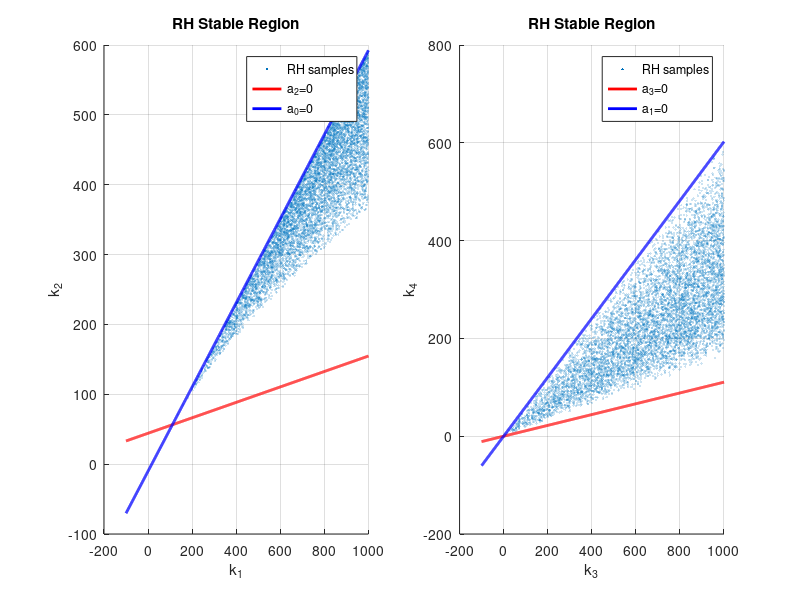

Write MATLAB code to recreate this figure.
clear; clc; close all;
addpath('simulation/', 'param/', 'model/');

N = 1000000; % Increased N since we are searching a much larger global volume

% =========================================================================
% 1. Global search region definition (adjust bounds as needed)
% =========================================================================
k1_min = -100; k1_max = 1000;
k2_min = -100; k2_max = 1000;
k3_min = -100; k3_max = 1000;
k4_min = -100; k4_max = 1000;

k1_rand = k1_min + (k1_max - k1_min) * rand(N, 1);       
k2_rand = k2_min + (k2_max - k2_min) * rand(N, 1);       
k3_rand = k3_min + (k3_max - k3_min) * rand(N, 1);         
k4_rand = k4_min + (k4_max - k4_min) * rand(N, 1);         

% =========================================================================
% 2. Mark the original "old linear constrained space" (for plotting comparison)
% =========================================================================
old_linear_mask = (k2_rand < (k1_rand - 16.68) / 1.66) & ...
                  (k2_rand > 0.1105 .* k1_rand + 44.23) & ...
                  (k3_rand > 1.66 .* k4_rand) & ...
                  (k4_rand > 0.1105 * k3_rand) & ...
                  (k1_rand <= 316.43); % Original k1 upper bound

% =========================================================================
% 3. Global Routh-Hurwitz stability criterion calculation
% =========================================================================
a3 = 0.5924 .* k4_rand - 0.06548 .* k3_rand;
a2 = 0.5924 .* k2_rand - 0.06548 .* k1_rand - 26.2 ;
a1 = 10.06 .* k3_rand - 16.7 .* k4_rand;
a0 = 10.06 .* k1_rand - 16.7 .* k2_rand - 167.8;

% Linear stability requires: all coefficients > 0, and cross-multiplication conditions met
cond_pos = (a3 > 0) & (a2 > 0) & (a1 > 0) & (a0 > 0);
cond1 = (a3 .* a2) > a1;
cond2 = (a3 .* a2 .* a1) > (a1.^2 + (a3.^2) .* a0);

% Final points satisfying linear stability in the entire space
final_valid = cond_pos & cond1 & cond2;

k1_final = k1_rand(final_valid);
k2_final = k2_rand(final_valid);
k3_final = k3_rand(final_valid);
k4_final = k4_rand(final_valid);
is_old_region_final = old_linear_mask(final_valid); % Mark which points are within the old region

disp(['Num linearly stable points found globally: ', num2str(length(k1_final))]);
disp(['Num of those within the old constraint region: ', num2str(sum(is_old_region_final))]);

figure('Position',[100 100 1200 500]);

%% k1-k2
subplot(1,2,1)
hold on

scatter(k1_final,k2_final,3,'filled',...
    'MarkerFaceAlpha',0.2)

k1_line = linspace(k1_min,k1_max,1000);

plot(k1_line,...
    (0.06548*k1_line+26.2)/0.5924,...
    'r','LineWidth',2)

plot(k1_line,...
    (10.06*k1_line-167.8)/16.7,...
    'b','LineWidth',2)

xlabel('k_1')
ylabel('k_2')
title('RH Stable Region')
legend('RH samples','a_2=0','a_0=0')
grid on
hold off

%% k3-k4
subplot(1,2,2)
hold on

scatter(k3_final,k4_final,3,'filled',...
    'MarkerFaceAlpha',0.2)

k3_line = linspace(k3_min,k3_max,1000);

plot(k3_line,...
    (0.06548/0.5924)*k3_line,...
    'r','LineWidth',2)

plot(k3_line,...
    (10.06/16.7)*k3_line,...
    'b','LineWidth',2)

xlabel('k_3')
ylabel('k_4')
title('RH Stable Region')
legend('RH samples','a_3=0','a_1=0')
grid on
hold off

return 

% =========================================================================
% 4. Nonlinear model verification (sample from globally stable points)
% =========================================================================
disp('Start nonlinear model verification...');
num_test = min(10000, length(k1_final)); 

if num_test == 0
    disp('No points passed the linear stability test. Please expand k_min/k_max bounds.');
    return;
end

rand_indices = randperm(length(k1_final), num_test);
k1_test = k1_final(rand_indices);
k2_test = k2_final(rand_indices);
k3_test = k3_final(rand_indices);
k4_test = k4_final(rand_indices);
is_old_region_test = is_old_region_final(rand_indices); % Record whether the test point belongs to the old region

nonlinear_stable_idx = false(num_test, 1);
z0 = [0.02 * pi/180; 0; 0; 0]; % Initial state
tspan = [0, 15];
par = LatParam();

for i = 1:num_test
    K = [k1_test(i), k3_test(i), k2_test(i), k4_test(i)];
    controller = @(t, z, par) -K * z;
    
    try
        [t_out, z_out] = ode45(@(t, z) LatModel(t, z, par, controller), tspan, z0);
        
        theta_out = z_out(:, 1);
        r_out = z_out(:, 3);
        max_theta = max(abs(theta_out));  
        final_theta = abs(theta_out(end));
        max_r = max(abs(r_out));
        
        if (max_theta < 20 * pi/180) && (final_theta < 5 * pi/180) 
            nonlinear_stable_idx(i) = true;
        end
    catch E
        nonlinear_stable_idx(i) = false;
    end
    
    if mod(i, 500) == 0 % Increase log interval to avoid terminal spam
        fprintf('Completed nonlinear verification: %d / %d\n', i, num_test);
    end
end

k1_nl_stable = k1_test(nonlinear_stable_idx);
k2_nl_stable = k2_test(nonlinear_stable_idx);
k3_nl_stable = k3_test(nonlinear_stable_idx);
k4_nl_stable = k4_test(nonlinear_stable_idx);

disp(['Total nonlinear stable points: ', num2str(length(k1_nl_stable))]);

% =========================================================================
% 5. Plotting: Merge global search results with original Routh-Hurwitz boundaries
% =========================================================================
figure('Position', [100, 100, 1200, 500]);

% --- Subplot 1: k1 vs k2 ---
subplot(1, 2, 1); hold on;
k1_line = linspace(k1_min, k1_max, 200);

% Restore and plot the original linear boundary dashed lines
plot(k1_line, (k1_line - 16.68)/1.66, 'k--', 'LineWidth', 1.2, 'DisplayName', 'Old Boundary 1');
plot(k1_line, 0.1105*k1_line + 44.23, 'k--', 'LineWidth', 1.2, 'DisplayName', 'Old Boundary 2');
xline(316.43, 'k--', 'LineWidth', 1.2, 'DisplayName', 'Old k1 Max (316.43)');

% Plot global linearly stable points (transparent gray)
scatter(k1_test(~is_old_region_test), k2_test(~is_old_region_test), 6, [0.6 0.6 0.6], 'filled', 'MarkerFaceAlpha', 0.2, 'DisplayName', 'Linear Stable (Global)');
% Plot stable points that fall within the old linear constraint space (transparent red)
scatter(k1_test(is_old_region_test), k2_test(is_old_region_test), 8, 'r', 'filled', 'MarkerFaceAlpha', 0.3, 'DisplayName', 'Old Linear Region Feasible');

% Plot the final nonlinearly stable points (green)
if ~isempty(k1_nl_stable)
    scatter(k1_nl_stable, k2_nl_stable, 25, 'g', 'filled', 'DisplayName', 'Nonlinear Verified Stable');
end

xlim([k1_min, k1_max]); ylim([k2_min, k2_max]);
xlabel('k_1'); ylabel('k_2');
title('k_1 vs k_2 (Global Search & Old Bounds)');
legend('Location', 'best'); grid on; hold off;

% --- Subplot 2: k3 vs k4 ---
subplot(1, 2, 2); hold on;
k3_line = linspace(k3_min, k3_max, 200);

% Restore and plot the original linear boundary dashed lines
plot(k3_line, k3_line/1.66, 'k--', 'LineWidth', 1.2, 'DisplayName', 'Old Boundary 1');
plot(k3_line, 0.1105*k3_line, 'k--', 'LineWidth', 1.2, 'DisplayName', 'Old Boundary 2');

% Plot global linearly stable points (transparent gray)
scatter(k3_test(~is_old_region_test), k4_test(~is_old_region_test), 6, [0.6 0.6 0.6], 'filled', 'MarkerFaceAlpha', 0.2, 'DisplayName', 'Linear Stable (Global)');
% Plot stable points that fall within the old linear constraint space (transparent blue)
scatter(k3_test(is_old_region_test), k4_test(is_old_region_test), 8, 'b', 'filled', 'MarkerFaceAlpha', 0.3, 'DisplayName', 'Old Linear Region Feasible');

% Plot the final nonlinearly stable points (magenta)
if ~isempty(k3_nl_stable)
    scatter(k3_nl_stable, k4_nl_stable, 25, 'm', 'filled', 'DisplayName', 'Nonlinear Verified Stable');
end

xlim([k3_min, k3_max]); ylim([k4_min, k4_max]);
xlabel('k_3'); ylabel('k_4');
title('k_3 vs k_4 (Global Search & Old Bounds)');
legend('Location', 'best'); grid on; hold off;
